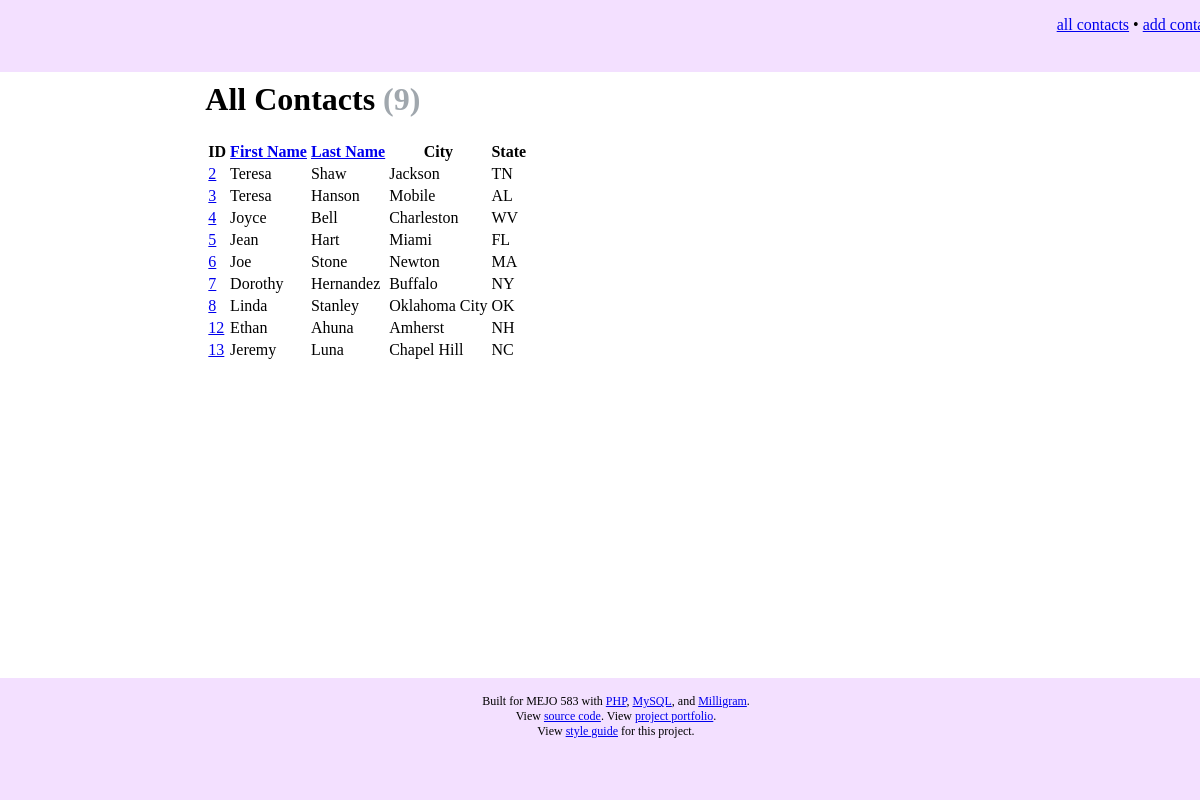
The page / on the database its author committed.
### tables this page shows
CREATE TABLE `contacts` (
  `id` int(11) NOT NULL,
  `first` varchar(200) NOT NULL,
  `last` varchar(200) NOT NULL,
  `title` varchar(200) NOT NULL,
  `address` varchar(200) NOT NULL,
  `city` varchar(200) NOT NULL,
  `state` varchar(200) NOT NULL,
  `zip` varchar(200) NOT NULL,
  `phone` varchar(200) NOT NULL,
  `notes` text NOT NULL
);

### index.php (the view, shortened to what this page needs)
<?php
  include 'header.php';
  $sortLast = array_key_exists('sortLast', $_GET) ? $_GET['sortLast'] : null;
  $sortFirst = array_key_exists('sortFirst', $_GET) ? $_GET['sortFirst'] : null;
  if ($sortLast !== null) {
    $contacts = $db->query('SELECT * FROM contacts ORDER BY last ' . $sortLast)->fetchAll(PDO::FETCH_ASSOC);
  } else if ($sortFirst !== null) {
    $contacts = $db->query('SELECT * FROM contacts ORDER BY first ' . $sortFirst)->fetchAll(PDO::FETCH_ASSOC);
  } else {
    $contacts = $db->query('SELECT * FROM contacts')->fetchAll(PDO::FETCH_ASSOC);
  }
?>
<h1>All Contacts <span class="text-muted">(<?= count($contacts); ?>)</span></h1>
<table class="table">
  <thead>
    <th class="contactId">ID</th>
    <th class="first"><a href="/index.php?sortFirst=<?= ($sortFirst === null || $sortFirst === 'desc') ? 'asc' : 'desc'; ?>">First Name</th>
    <th class="last"><a href="/index.php?sortLast=<?= ($sortLast === null || $sortLast === 'desc') ? 'asc' : 'desc'; ?>">Last Name</a></th>
    <th class="city">City</th>
    <th class="state">State</th>
  </thead>
  <tbody>
    <?php foreach($contacts as $contact) : ?>
    <tr>
      <td class="contactId"><a href="/edit.php?id=<?= $contact['id']; ?>"><?= $contact['id']; ?></a></td>
      <td class="first"><?= $contact['first']; ?></td>
      <td class="last"> <?= $contact['last']; ?></td>
      <td class="city"><?= $contact['city']; ?><br>
      <td class="state"><?= $contact['state']; ?></td>
    </tr>
    <?php endforeach; ?>
  </tbody>
</table>
<?php include 'footer.php'; ?>

### header.php (shortened to what this page needs)
<!DOCTYPE html>
<html>
  <head>
    <link rel="stylesheet" href="//cdn.rawgit.com/milligram/milligram/master/dist/milligram.min.css">
    <link rel="stylesheet" href="/css/style.css">
  </head>
  <body>
    <div class="container">
      <div class="nav-wrapper">
        <nav>
        <a href="/index.php">all contacts</a> •
        <a href="/new.php">add contact</a>
        </nav>
      </div>
      <div class="row">
        <div class="column column-main">

### footer.php
        </div>
    </div>
    <br><br><br>
    <div class="footer">
      Built for MEJO 583 with <a href="https://php.net/">PHP</a>, <a href="https://www.mysql.com/">MySQL</a>, and <a href="https://milligram.github.io/">Milligram</a>.<br>
      View <a href="https://github.com/audreysharp/contact-manager.git">source code</a>. View <a href="https://github.com/audreysharp/">project portfolio</a>.<br>
      View <a href="/style.php">style guide</a> for this project.
    </div>
  </body>
</html>

### css/style.css (style rules this page uses)
.container { margin-top: 40px; padding-top: 20px; }
@media (min-width: 40.0rem) { .row .column-main { margin-left: auto; margin-right: auto; flex: 0 0 66.6666%; max-width: 66.6666%; } }
.text-muted { color: rgba(96, 108, 118, 0.6) }
.nav-wrapper { position: fixed; top: 0; right: 0; left: 0; height: 40px; z-index: 100; width: 100%; padding: 1rem; background-color: #F3E0FF; text-align: right; }
.footer { position: fixed; bottom: 0; right: 0; left: 0; height: 90px; font-size: 12px; width: 100%; padding: 1rem; background-color: #F3E0FF; text-align: center; }

### rows shown on the page
contacts: id "2", first "Teresa", last "Shaw", city "Jackson", state "TN"
contacts: id "3", first "Teresa", last "Hanson", city "Mobile", state "AL"
contacts: id "4", first "Joyce", last "Bell", city "Charleston", state "WV"
contacts: id "5", first "Jean", last "Hart", city "Miami", state "FL"
contacts: id "6", first "Joe", last "Stone", city "Newton", state "MA"
contacts: id "7", first "Dorothy", last "Hernandez", city "Buffalo", state "NY"
contacts: id "8", first "Linda", last "Stanley", city "Oklahoma City", state "OK"
contacts: id "12", first "Ethan", last "Ahuna", city "Amherst", state "NH"
contacts: id "13", first "Jeremy", last "Luna", city "Chapel Hill", state "NC"

### other values the page prints
count($contacts) "9"
